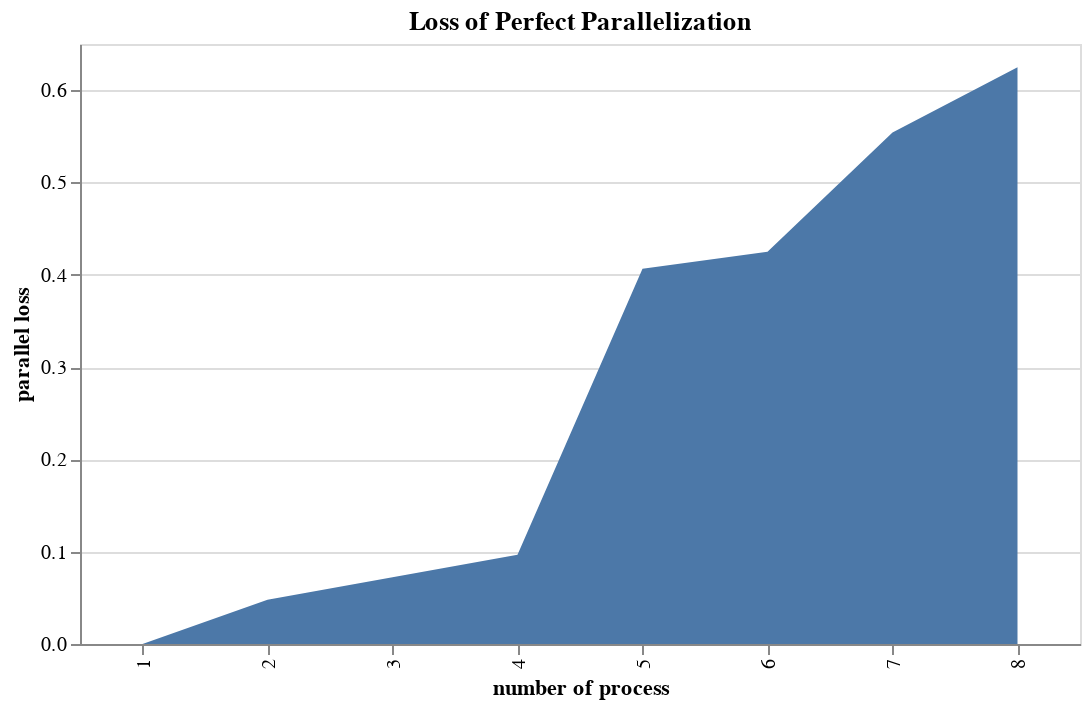

The notebook cell this image was saved under:
### Code cell
import altair as alt

alt.Chart(df).mark_area().encode(
    x='number of process',
    y='parallel loss'
).properties(
    title='Loss of Perfect Parallelization',
    width=500,
    height=300
)

### Figure 1 — Vega-Lite specification as saved in the notebook (floating-point values rounded to 4 significant figures)
{"$schema": "https://vega.github.io/schema/vega-lite/v3.4.0.json", "config": {"mark": {"tooltip": null}, "view": {"height": 300, "width": 400}}, "data": {"name": "data-8fd6b3b3b20af9849ec795a9c45320ff"}, "datasets": {"data-8fd6b3b3b20af9849ec795a9c45320ff": [{"number of process": "1", "parallel loss": 0, "time, s": 5.613, "versus one": 1}, {"number of process": "2", "parallel loss": 0.0479, "time, s": 2.948, "versus one": 1.904}, {"number of process": "3", "parallel loss": 0.0724, "time, s": 2.017, "versus one": 2.783}, {"number of process": "4", "parallel loss": 0.0967, "time, s": 1.554, "versus one": 3.613}, {"number of process": "5", "parallel loss": 0.4064, "time, s": 1.891, "versus one": 2.968}, {"number of process": "6", "parallel loss": 0.425, "time, s": 1.627, "versus one": 3.45}, {"number of process": "7", "parallel loss": 0.5542, "time, s": 1.799, "versus one": 3.121}, {"number of process": "8", "parallel loss": 0.6248, "time, s": 1.87, "versus one": 3.001}]}, "encoding": {"x": {"field": "number of process", "type": "nominal"}, "y": {"field": "parallel loss", "type": "quantitative"}}, "height": 300, "mark": "area", "title": "Loss of Perfect Parallelization", "width": 500}
